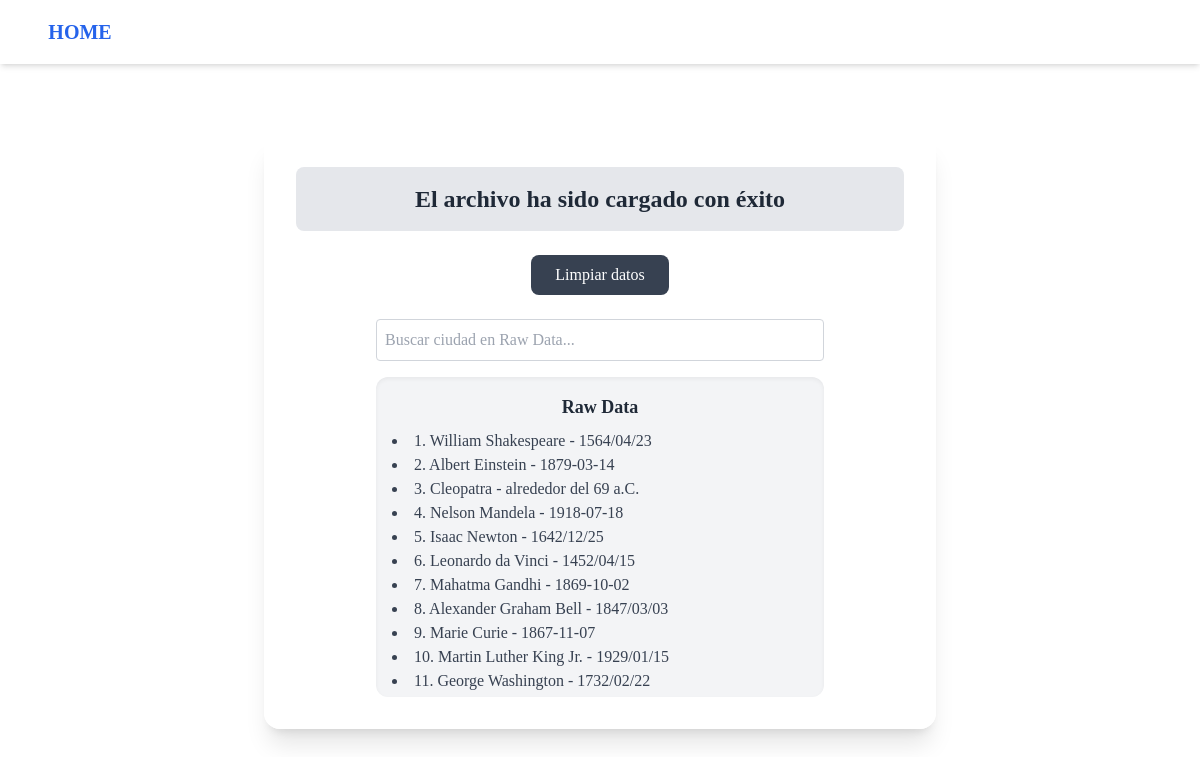
Before: /success/ with the older database file.
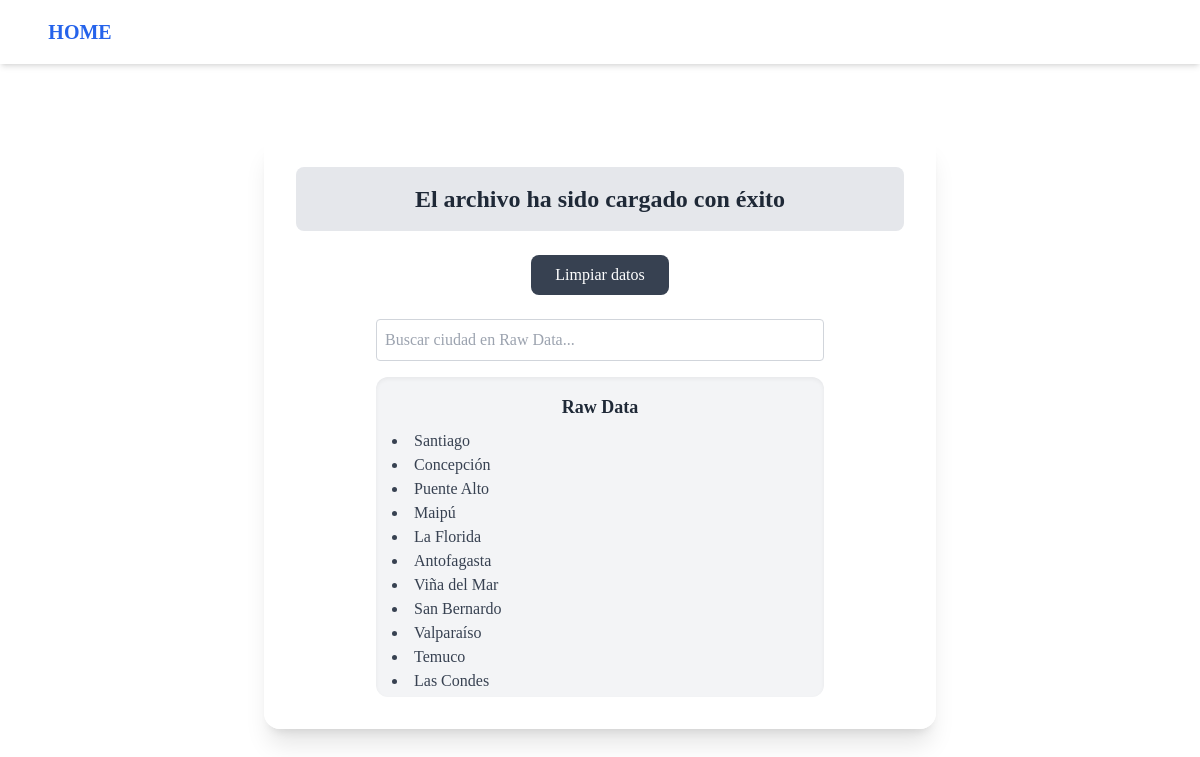
After: the same page with the newer database file.
### core/models.py (models this page shows)
class rawdatacity(models.Model):
    rawcity_name=models.TextField()

### core/views.py (the view)
# urls.py: path('success/',views.success, name='success'),
def success(request):
        rawdata=rawdatacity.objects.all()
        return render(request, 'core/success.html',{'rawdata':rawdata})

### core/templates/core/success.html (shortened to what this page needs)
{% extends "core/base.html" %}
{% block content %}
<div class="bg-gray-200 p-4 rounded-lg mb-6">
    <h1 class="text-2xl font-bold text-gray-800 text-center">El archivo ha sido cargado con éxito</h1>
</div>
<div class="text-center mb-6">
    <a href="{% url 'clean_data' %}"
       class="inline-block bg-gray-700 text-white py-2 px-6 rounded-lg hover:bg-gray-800 transition">
       Limpiar datos
    </a>
</div>
<input
    id="searchInput"
    type="text"
    placeholder="Buscar ciudad en Raw Data..."
    class="mb-4 p-2 rounded border border-gray-300 w-full max-w-md mx-auto block focus:outline-none focus:ring focus:border-gray-500"
/>
<div id="dataContainer" class="bg-gray-100 p-4 rounded-xl shadow-inner text-left max-h-80 overflow-y-auto mx-auto max-w-md">
    <h2 class="text-lg font-semibold text-gray-800 mb-2 text-center">Raw Data</h2>
    <ul id="dataList" class="classic-font text-gray-700 text-base list-disc list-inside">
        {% for data in rawdata %}
        <li class="data-item">{{ data.rawcity_name }}</li>
        {% endfor %}
    </ul>
</div>
{% endblock content %}

### core/templates/core/base.html (shortened to what this page needs)
<!DOCTYPE html>
<html lang="en">
<head>
    <script src="https://cdn.tailwindcss.com"></script>
</head>
<body class="min-h-screen flex flex-col">
<nav class="bg-white bg-opacity-90 shadow-md">
    <div class="max-w-7xl mx-auto px-4 sm:px-6 lg:px-8">
        <div class="flex justify-between h-16 items-center">
            <div class="flex items-center space-x-8">
                <a href="{% url 'home' %}" class="w-24 text-center text-xl font-semibold text-blue-600 hover:text-blue-800">
                    HOME
                </a>
            </div>
        </div>
    </div>
</nav>
    <main class="flex-grow flex items-center justify-center p-6">
        <div class="bg-white bg-opacity-90 p-8 rounded-2xl shadow-xl w-full max-w-2xl">
            {% block content %}{% endblock content %}
        </div>
    </main>
</body>
</html>

### core/templates/core/base.html (style rules this page uses)
body { background-image: url('https://marketplace.canva.com/EAE9oAp-Byc/1/0/1600w/canva-fondo-de-pantalla-escritorio-pc-abstracto-moderno-degradado-negro-PriNvkfDEzU.jpg'); background-size: cover; background-position: center; background-repeat: no-repeat; font-family: Georgia, 'Times New Roman', Times, serif; }

Changed rows visible on the page:
removed rawdatacity: rawcity_name "1. William Shakespeare - 1564/04/23"
removed rawdatacity: rawcity_name "2. Albert Einstein - 1879-03-14"
removed rawdatacity: rawcity_name "3. Cleopatra - alrededor del 69 a.C."
removed rawdatacity: rawcity_name "4. Nelson Mandela - 1918-07-18"
removed rawdatacity: rawcity_name "5. Isaac Newton - 1642/12/25"
removed rawdatacity: rawcity_name "6. Leonardo da Vinci - 1452/04/15"
removed rawdatacity: rawcity_name "7. Mahatma Gandhi - 1869-10-02"
removed rawdatacity: rawcity_name "8. Alexander Graham Bell - 1847/03/03"
removed rawdatacity: rawcity_name "9. Marie Curie - 1867-11-07"
removed rawdatacity: rawcity_name "10. Martin Luther King Jr. - 1929/01/15"
removed rawdatacity: rawcity_name "11. George Washington - 1732/02/22"
added rawdatacity: rawcity_name "Santiago"
added rawdatacity: rawcity_name "Concepción"
added rawdatacity: rawcity_name "Puente Alto"
added rawdatacity: rawcity_name "Maipú"
added rawdatacity: rawcity_name "La Florida"
added rawdatacity: rawcity_name "Antofagasta"
added rawdatacity: rawcity_name "Viña del Mar"
added rawdatacity: rawcity_name "San Bernardo"
added rawdatacity: rawcity_name "Valparaíso"
added rawdatacity: rawcity_name "Temuco"
added rawdatacity: rawcity_name "Las Condes"
